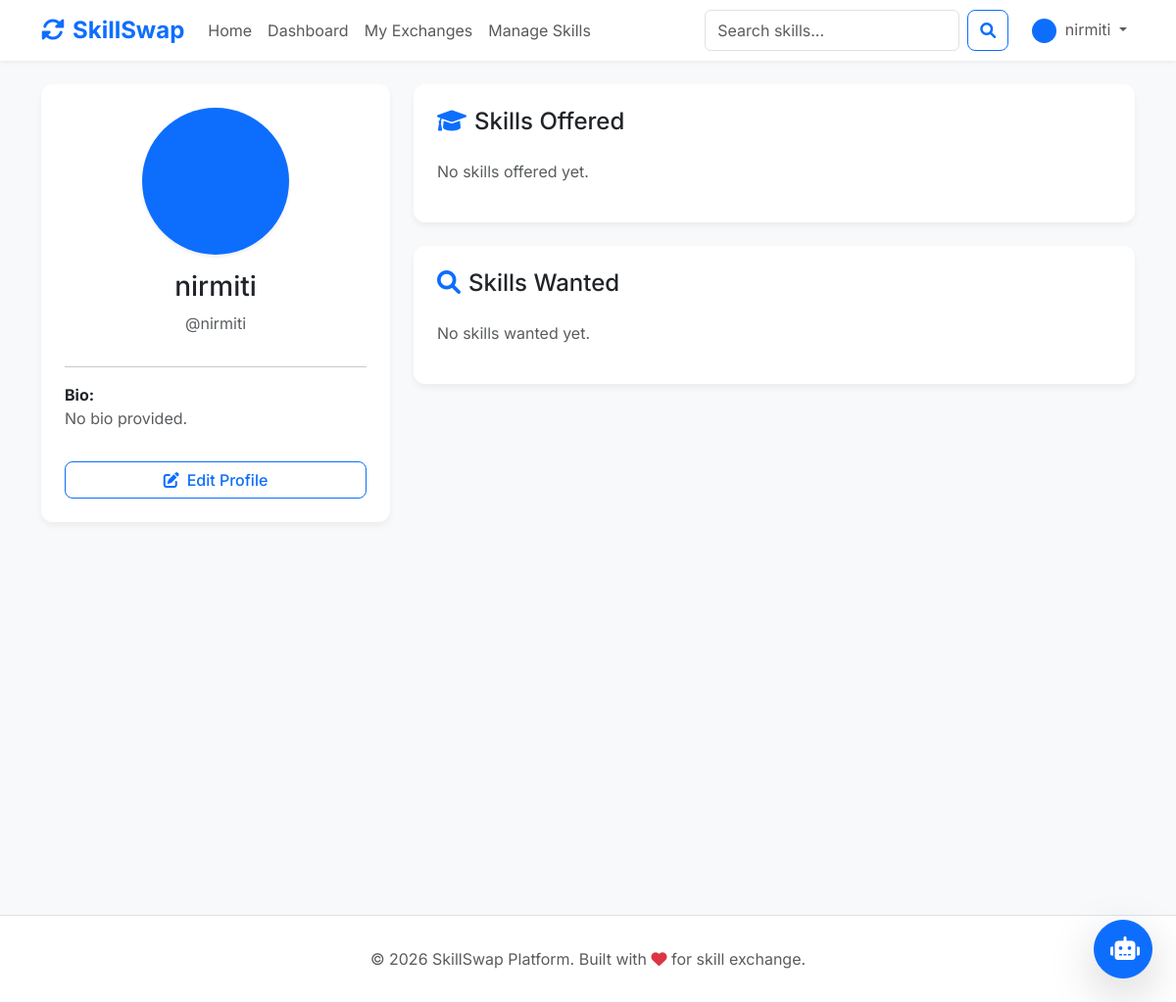
The app's page /profile/nirmiti (signed in), older data.
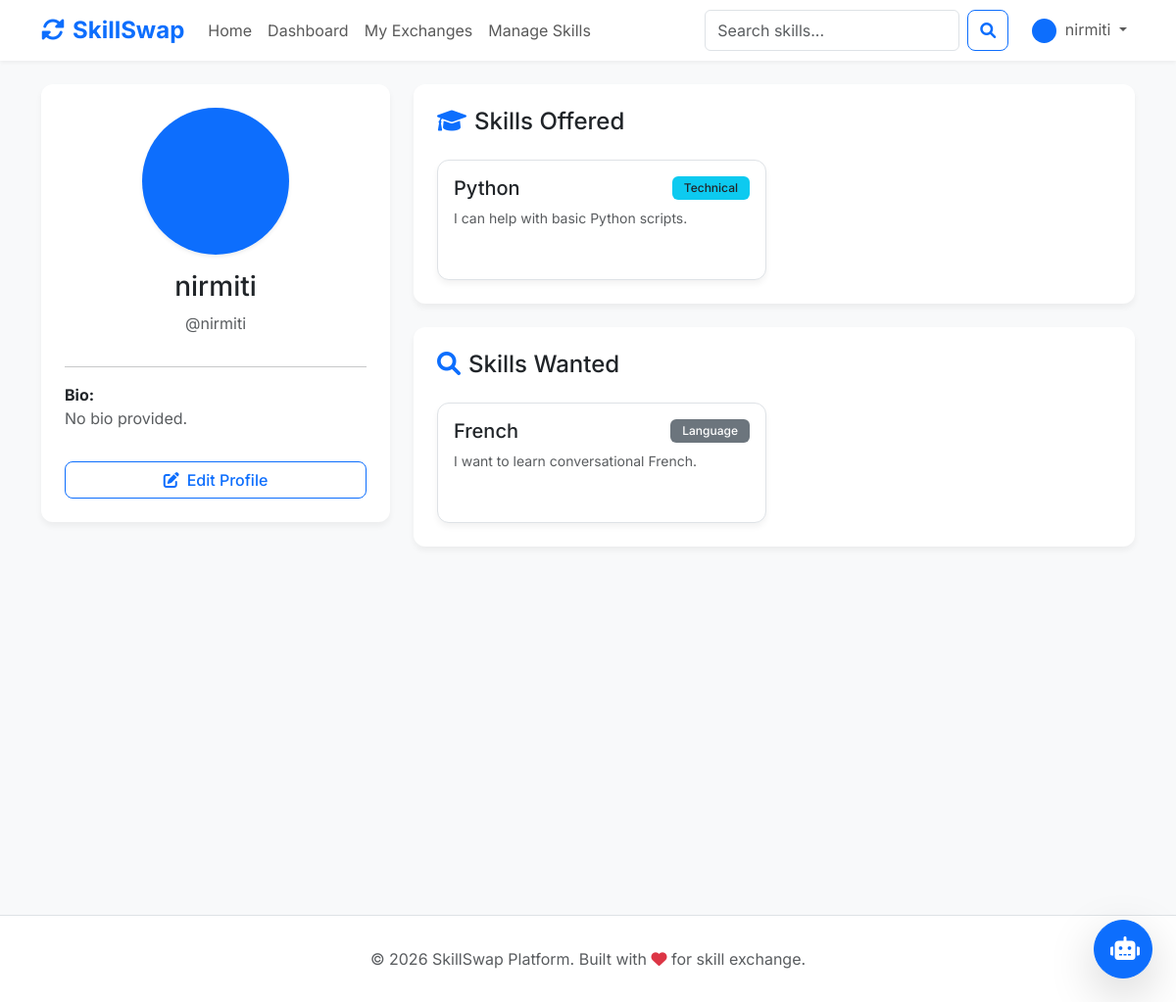
The same page, newer data.
### app/models/skill.py (models this page shows, shortened)
class Skill(db.Model):
    id = db.Column(db.Integer, primary_key=True)
    name = db.Column(db.String(100), nullable=False)
    description = db.Column(db.Text, nullable=True)
    category = db.Column(db.String(50), nullable=False) # Technical, Creative, Language, etc.
    skill_type = db.Column(db.String(20), nullable=False) # Offered, Wanted
    class_code = db.Column(db.String(50), nullable=True) # Unique code for the skill/class
    user_id = db.Column(db.Integer, db.ForeignKey('user.id'), nullable=False)
    date_added = db.Column(db.DateTime, nullable=False, default=datetime.utcnow)

### app/routes/profile.py (the view)
@profile.route("/profile/<username>")
def view_profile(username):
    user = User.query.filter_by(username=username).first_or_404()
    offered_skills = Skill.query.filter_by(user_id=user.id, skill_type='Offered').all()
    wanted_skills = Skill.query.filter_by(user_id=user.id, skill_type='Wanted').all()
    return render_template('profile/view.html',
                           title=f"{user.username}'s Profile",
                           user=user,
                           offered_skills=offered_skills,
                           wanted_skills=wanted_skills)

### app/models/user.py (called while the page is built)
@login_manager.user_loader
def load_user(user_id):
    return User.query.get(int(user_id))

### app/templates/profile/view.html (shortened to what this page needs)
{% extends "base.html" %}
{% block content %}
<div class="row">
    <div class="col-md-4">
        <div class="card p-4 text-center mb-4">
            <img src="{{ url_for('static', filename='profile_pics/' + user.profile_pic) }}"
                class="rounded-circle mx-auto mb-3 shadow-sm" style="width: 150px; height: 150px; object-fit: cover;">
            <h3>{{ user.name }}</h3>
            <p class="text-muted">@{{ user.username }}</p>
            <hr>
            <p class="mb-0 text-start"><strong>Bio:</strong></p>
            <p class="text-start text-muted">{{ user.bio or "No bio provided." }}</p>
            {% if current_user.is_authenticated and current_user.id != user.id %}
            <a href="{{ url_for('exchanges.send_request', username=user.username) }}"
                class="btn btn-primary w-100 mt-3">
                <i class="fas fa-paper-plane me-2"></i>Send Exchange Request
            </a>
            {% elif current_user.is_authenticated and current_user.id == user.id %}
            <a href="{{ url_for('profile.edit_profile') }}" class="btn btn-outline-primary w-100 mt-3">
                <i class="fas fa-edit me-2"></i>Edit Profile
            </a>
            {% endif %}
        </div>
    </div>
    <div class="col-md-8">
        <div class="card p-4 mb-4">
            <h4 class="mb-4"><i class="fas fa-graduation-cap text-primary me-2"></i>Skills Offered</h4>
            <div class="row row-cols-1 row-cols-md-2 g-3">
                {% if offered_skills %}
                {% for skill in offered_skills %}
                <div class="col">
                    <div class="card h-100 border p-3">
                        <div class="d-flex justify-content-between align-items-start mb-2">
                            <h5 class="mb-0">{{ skill.name if skill.name else 'Unnamed Skill' }}</h5>
                            <span class="badge bg-info text-dark">{{ skill.category if skill.category else 'General'
                                }}</span>
                        </div>
                        <p class="small text-muted">{{ skill.description }}</p>
                    </div>
                </div>
                {% endfor %}
                {% else %}
                <div class="col-12">
                    <p class="text-muted">No skills offered yet.</p>
                </div>
                {% endif %}
            </div>
        </div>
        <div class="card p-4">
            <h4 class="mb-4"><i class="fas fa-search text-primary me-2"></i>Skills Wanted</h4>
            <div class="row row-cols-1 row-cols-md-2 g-3">
                {% if wanted_skills %}
                {% for skill in wanted_skills %}
                <div class="col">
                    <div class="card h-100 border p-3">
                        <div class="d-flex justify-content-between align-items-start mb-2">
                            <h5 class="mb-0">{{ skill.name if skill.name else 'Unnamed Skill' }}</h5>
                            <span class="badge bg-secondary">{{ skill.category if skill.category else 'General'
                                }}</span>
                        </div>
                        <p class="small text-muted">{{ skill.description }}</p>
                    </div>
                </div>
                {% endfor %}
                {% else %}
                <div class="col-12">
                    <p class="text-muted">No skills wanted yet.</p>
                </div>
                {% endif %}
            </div>
        </div>
    </div>
</div>
{% endblock %}

Row changes from the older to the newer data that the page shows:
added Skill: name "Python", category "Technical", description "I can help with basic Python scripts.", shown under "Skills Offered"
added Skill: name "French", category "Language", description "I want to learn conversational French.", shown under "Skills Wanted"
Text that changed along with them:
text no longer shown: "No skills offered yet. No skills wanted yet."
